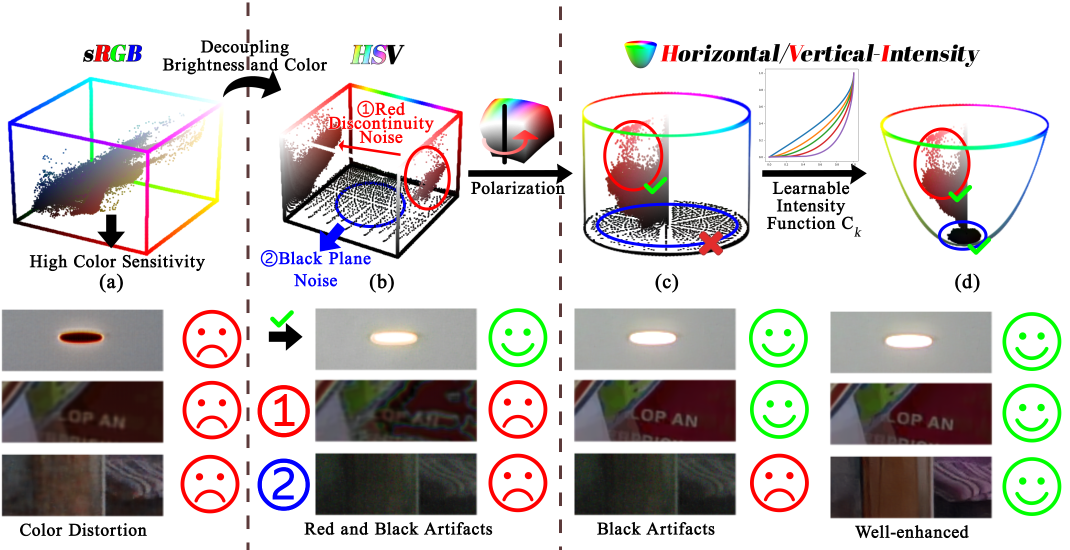
#> input picture src/HVI-CIDNet/pic/motivation.png, 2140 x 1100 px (shown at 1/2 size)
$ python interleave_patches.py --img1 pic/motivation.png --img2 pic/pipeline.png
#> lines starting #> are read from the running program, lines starting #| are printed output that depends on the picture
import cv2
import numpy as np
import argparse
import os

def interleave_images(img1_path, img2_path, patch_size, output_path):
    # Load images
#> called with img1_path = 'pic/motivation.png', img2_path = 'pic/pipeline.png', patch_size = 64, output_path = 'output/interleaved_output.png'
    img1 = cv2.imread(img1_path)
#> img1 is the input picture: shape (1100, 2140, 3); mean B, G, R 197.9, 199.3, 204.1
    img2 = cv2.imread(img2_path)
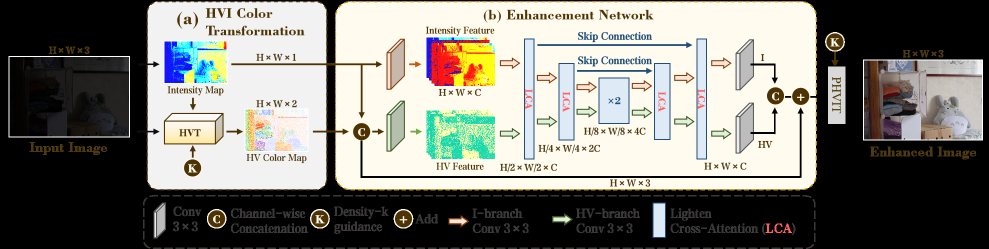
#> input picture src/HVI-CIDNet/pic/pipeline.png, 1978 x 498 px (shown at 1/2 size)
#> img2 is the input picture: shape (498, 1978, 3); mean B, G, R 117.7, 124.4, 125.7

    if img1 is None:
        raise ValueError(f"Could not read image 1 at {img1_path}")
    if img2 is None:
        raise ValueError(f"Could not read image 2 at {img2_path}")

    # Ensure they have the same shape, if not resize img2 to img1 shape
    if img1.shape != img2.shape:
        print(f"Warning: image sizes do not match. Resizing image 2 to match image 1.")
        img2 = cv2.resize(img2, (img1.shape[1], img1.shape[0]))
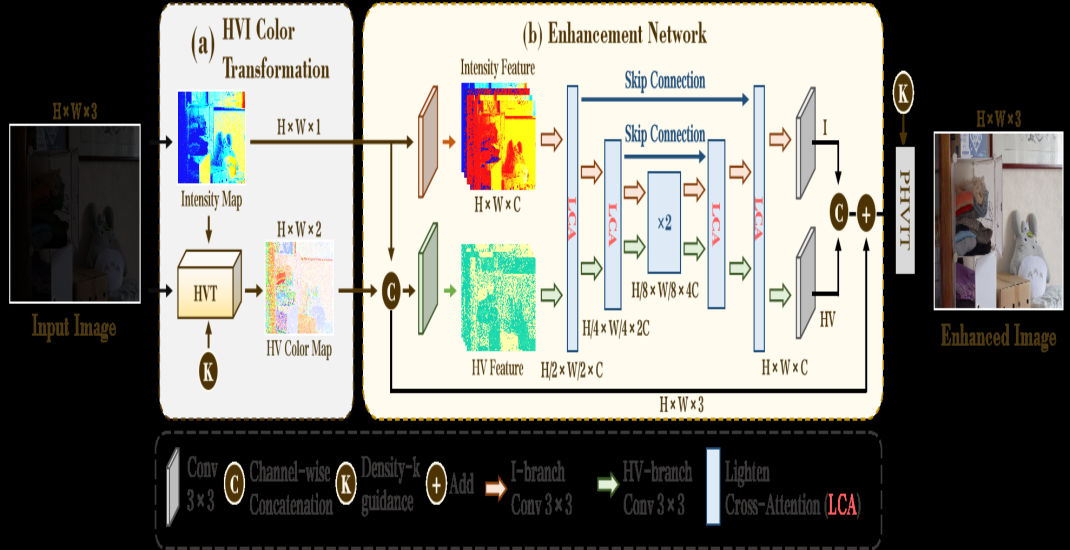
#> img2: shape (1100, 2140, 3) (shown at 1/2 size); mean B, G, R 117.7, 124.3, 125.7

    h, w, c = img1.shape
#> h = 1100; w = 2140; c = 3

    # Calculate padding if dimensions are not divisible by patch_size
    pad_h = (patch_size - h % patch_size) % patch_size
#> pad_h = 52
    pad_w = (patch_size - w % patch_size) % patch_size
#> pad_w = 36

    if pad_h > 0 or pad_w > 0:
        print(f"Padding image by {pad_h} in height and {pad_w} in width to match patch size {patch_size}.")
#| Padding image by 52 in height and 36 in width to match patch size 64.
        # Use edge padding or reflect padding
        img1 = cv2.copyMakeBorder(img1, 0, pad_h, 0, pad_w, cv2.BORDER_REFLECT)
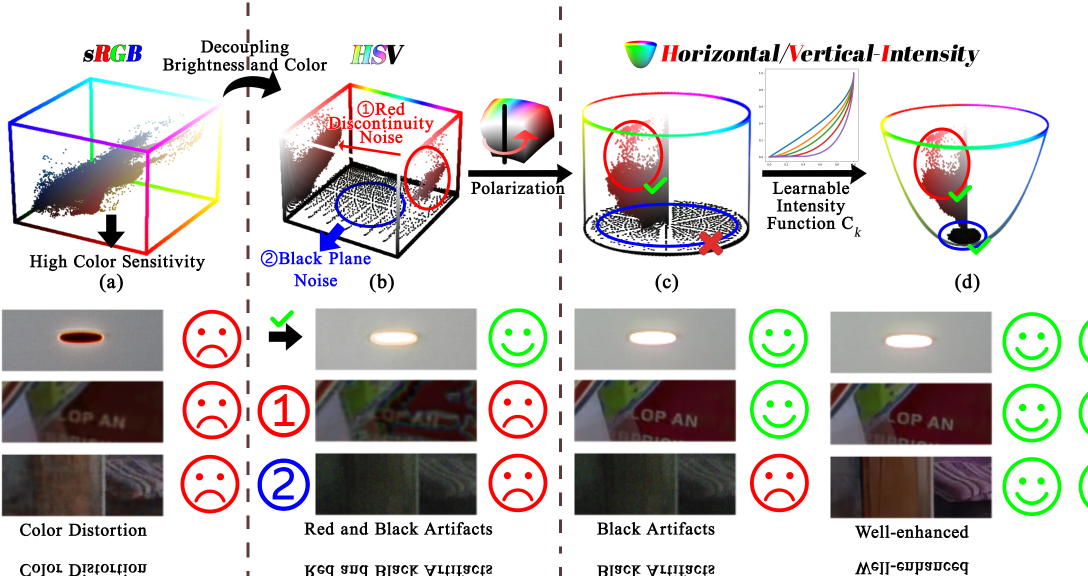
#> img1: shape (1152, 2176, 3) (shown at 1/2 size); mean B, G, R 200.3, 201.8, 206.1
        img2 = cv2.copyMakeBorder(img2, 0, pad_h, 0, pad_w, cv2.BORDER_REFLECT)
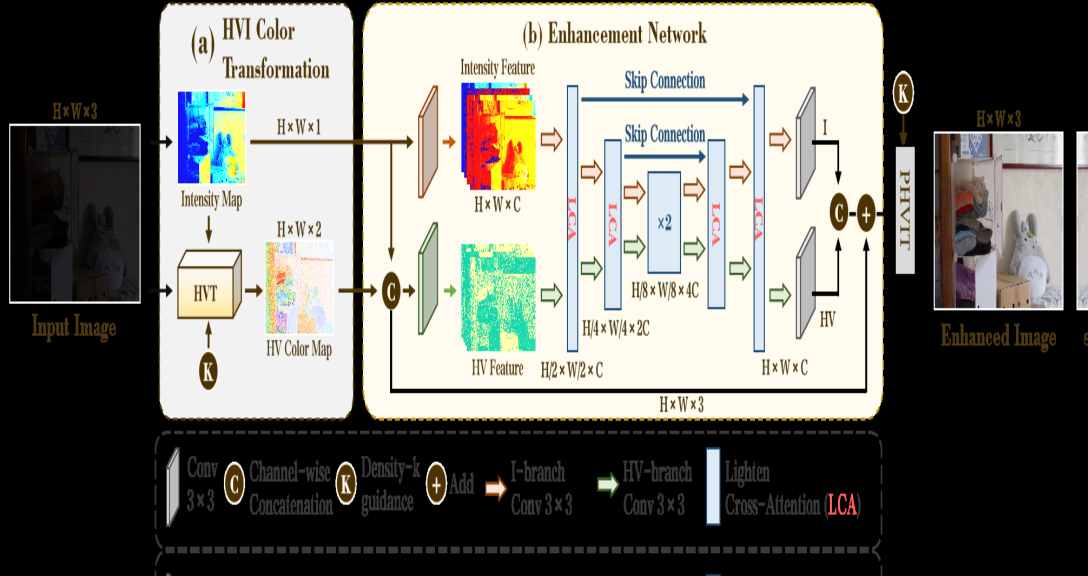
#> img2: shape (1152, 2176, 3) (shown at 1/2 size); mean B, G, R 111.3, 117.6, 118.9

    padded_h, padded_w, _ = img1.shape
#> padded_h = 1152; padded_w = 2176

    # Number of patches in height and width
    H_p = padded_h // patch_size
#> H_p = 18
    W_p = padded_w // patch_size
#> W_p = 34

    # 1. Trải phẳng (flatten) các patch của từng ảnh
    # Chuyển ảnh thành ma trận các patch: (H_p, W_p, patch_size, patch_size, c)
    patches1 = img1.reshape(H_p, patch_size, W_p, patch_size, c).swapaxes(1, 2)
    patches2 = img2.reshape(H_p, patch_size, W_p, patch_size, c).swapaxes(1, 2)

    # Trải phẳng thành 1D (danh sách các patch): (H_p * W_p, patch_size, patch_size, c)
    patches1_flat = patches1.reshape(-1, patch_size, patch_size, c)
    patches2_flat = patches2.reshape(-1, patch_size, patch_size, c)

    # 2. Xếp xen kẽ (interleave) 2 danh sách patch
    # Vì output phải CÙNG SIZE với input, tổng số patch trong ảnh kết quả chỉ là H_p * W_p.
    # Do đó, ta sẽ xen kẽ: Patch 1 ảnh 1, Patch 1 ảnh 2, Patch 2 ảnh 1, Patch 2 ảnh 2...
    # và dừng lại khi mảng chứa đủ H_p * W_p patches.
    num_patches = H_p * W_p
#> num_patches = 612
    interleaved_flat = np.empty((num_patches, patch_size, patch_size, c), dtype=img1.dtype)

    # Số lượng patch mỗi ảnh đóng góp là num_patches // 2
    half_patches = num_patches // 2
#> half_patches = 306
    interleaved_flat[0:half_patches*2:2] = patches1_flat[:half_patches]
    interleaved_flat[1:half_patches*2:2] = patches2_flat[:half_patches]

    # Nếu tổng số patch là số lẻ, ta cần thêm 1 patch cuối của ảnh 1
    if num_patches % 2 != 0:
        interleaved_flat[-1] = patches1_flat[half_patches]

    # 3. Đưa lại thành 2D
    # Vì cùng size với input nên ta dùng lại đúng số hàng (H_p) và số cột (W_p)
    interleaved_grid = interleaved_flat.reshape(H_p, W_p, patch_size, patch_size, c)

    # Ghép các patch lại thành ảnh hoàn chỉnh
    output_img = interleaved_grid.swapaxes(1, 2).reshape(H_p * patch_size, W_p * patch_size, c)

    # Lấy đúng kích thước gốc nếu đã padding (cắt bỏ phần padding nếu bạn muốn ảnh xuất ra giống hệt input 100%)
    # Ở đây tôi giữ lại phần đã padding để đảm bảo không mất patch nào.
    output_img = output_img[:padded_h, :padded_w]

    # Save output
    cv2.imwrite(output_path, output_img)
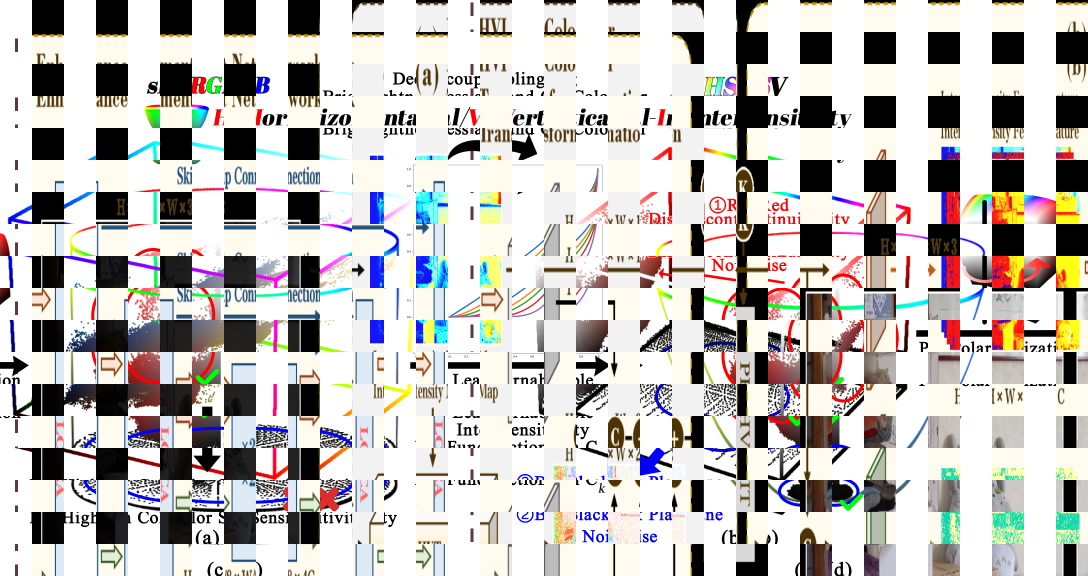
#> saved as interleaved_output.png: shape (1152, 2176, 3) (shown at 1/2 size); mean B, G, R 189, 191.9, 195.5
    print(f"Successfully saved interleaved image to {output_path}")
    if pad_h > 0 or pad_w > 0:
        print(f"Note: Input images were padded. Original size: ({h}, {w}), Padded size: ({padded_h}, {padded_w})")
#| Note: Input images were padded. Original size: (1100, 2140), Padded size: (1152, 2176)
    print(f"Final output size: ({padded_h}, {padded_w})")
#| Final output size: (1152, 2176)

if __name__ == '__main__':
    parser = argparse.ArgumentParser(description="Interleave patches of two images.")
    parser.add_argument('--img1', type=str, required=True, help="Path to first image")
    parser.add_argument('--img2', type=str, required=True, help="Path to second image")
    parser.add_argument('--patch_size', type=int, default=64, help="Patch size for interleaving")
    parser.add_argument('--output', type=str, default='output/interleaved_output.png', help="Output path")

    args = parser.parse_args()

    interleave_images(args.img1, args.img2, args.patch_size, args.output)
